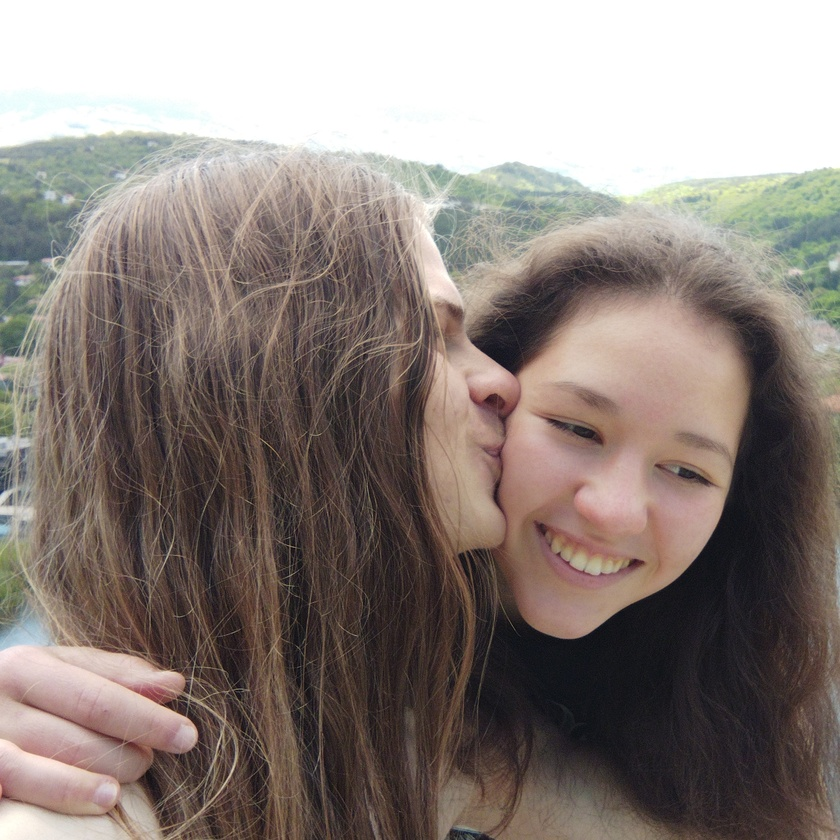
#> input picture oneLineProject/cute_qna_vasko_square.jpg, 840 x 840 px, shrunk from 1888 x 1888 before the run
$ python cliSuperpixel.py
#> lines starting #> are read from the running program, lines starting #| are printed output that depends on the picture
import os
import numpy as np

from PIL import Image, ImageDraw
from skimage.segmentation import slic
from skimage.util import img_as_float
from skimage import io


class Superpixel:
    def __init__(self, average_color, area, center_of_mass):
        self.average_color = average_color
        self.area = area
        self.center_of_mass = center_of_mass


def cli_superpixel_image_export():
    """
    returns the superpixel transformed image
    :return:
    """
    # get image filename
    filename = input("Enter the filename of the image: ")
    while not os.path.isfile(filename):
        filename = input("Enter a valid filename(the image should be in the directory of the file: ")

    # get number of superpixels
    n_pixels = int(input("Enter the number of superpixels(preferably over 2000): "))
    return make_superpixel_image(filename, n_pixels)

def make_superpixel_image(filename, n_pixels):
#> called with filename = 'cute_qna_vasko_square.jpg', n_pixels = 10000
    pil_image = Image.open(filename).convert("LA")
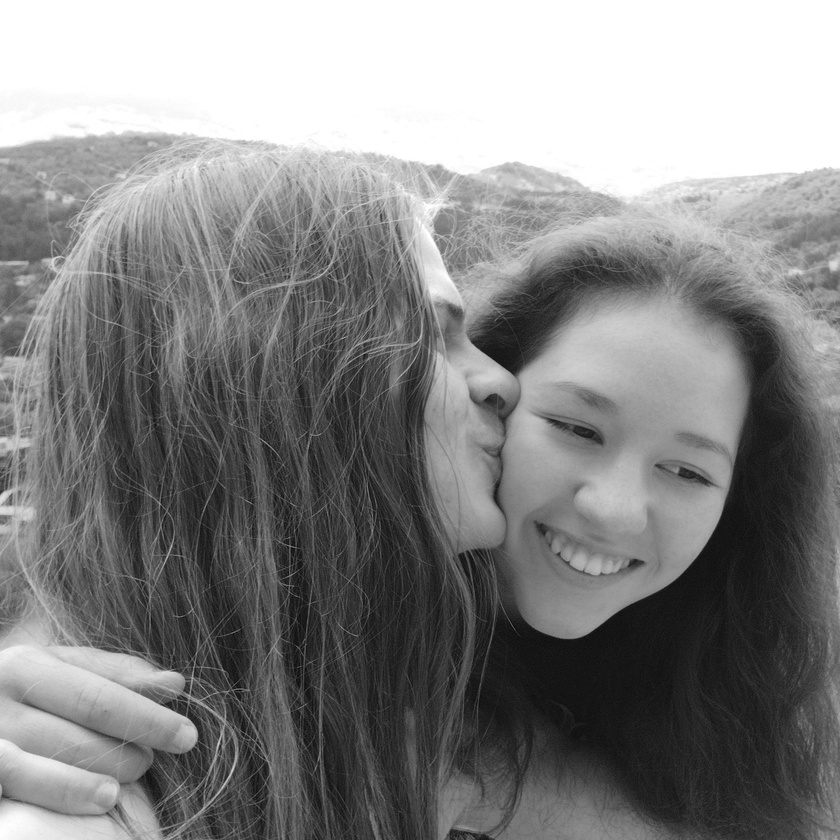
#> pil_image: PIL image 840x840 LA; mean R, G, B, A 132.7, 132.7, 132.7, 255
    pil_pixels = pil_image.load()
    image = img_as_float(io.imread(filename))
    segment_matrix = slic(image, n_pixels, sigma=15, start_label=1)
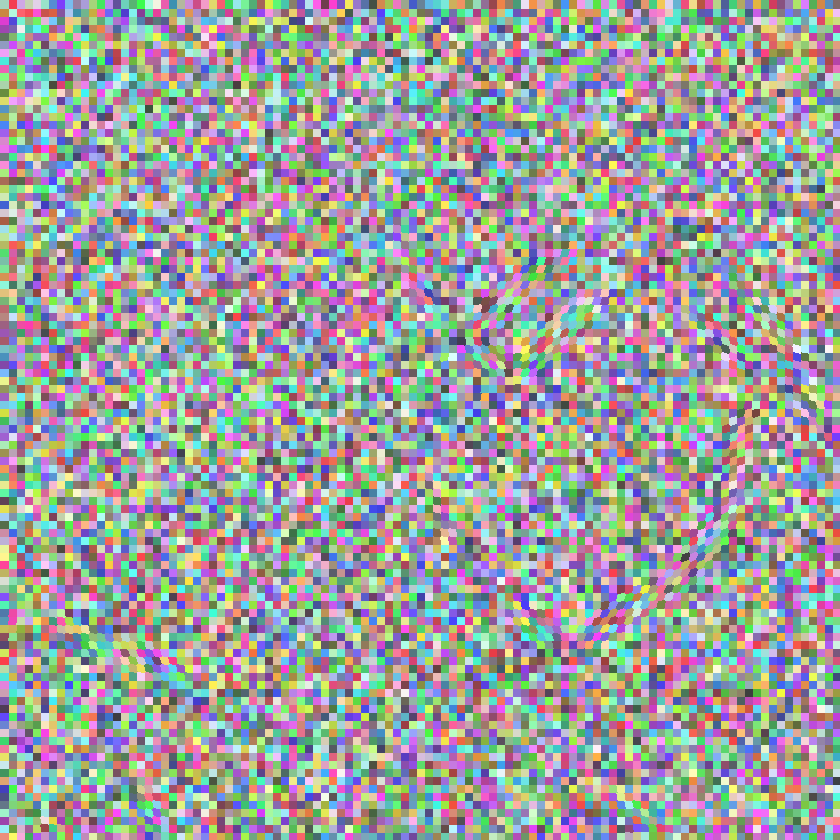
#> segment_matrix: shape (840, 840) int64; 11025 distinct labels, from 1 to 11025; one colour per label, 0 black

    # make new image with averaged color over all the pixels
    shape = segment_matrix.shape
#> shape = (840, 840)
    output_image = Image.new("LA", shape, 0)
#> output_image: PIL image 840x840 LA; every value is 0
    output_pixels = output_image.load()


    superpixels = get_superpixels(segment_matrix, pil_pixels)
#> in get_superpixels, `n_pixels = np.amax(segment_matrix)`: n_pixels = 11025
#> superpixels = 11025 items

    # set output image
    for y in range(shape[0]):
        for x in range(shape[1]):
            output_pixels[x, y] = (superpixels[segment_matrix[y][x]].average_color, 255)

    draw = ImageDraw.Draw(output_image)
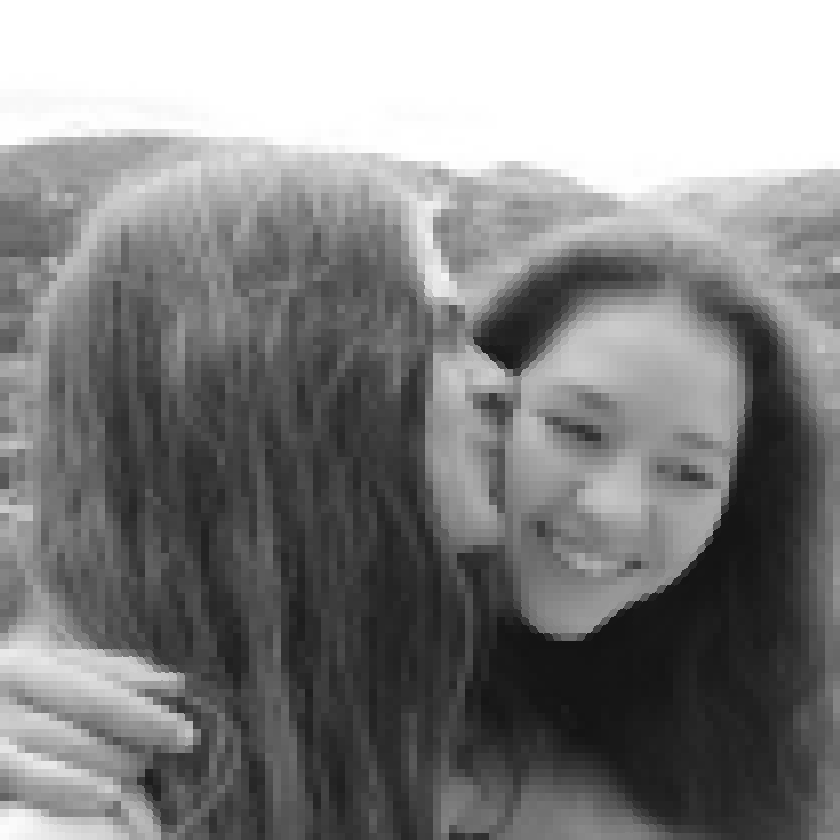
#> output_image: PIL image 840x840 LA; mean R, G, B, A 132.3, 132.3, 132.3, 255
    COM_radius = 1
    for s in superpixels.values():
        draw.ellipse((int(s.center_of_mass[0] - COM_radius), int(s.center_of_mass[1] - COM_radius),
                      int(s.center_of_mass[0] + COM_radius), int(s.center_of_mass[1] + COM_radius)),
                     fill="red")

    output_image.show()
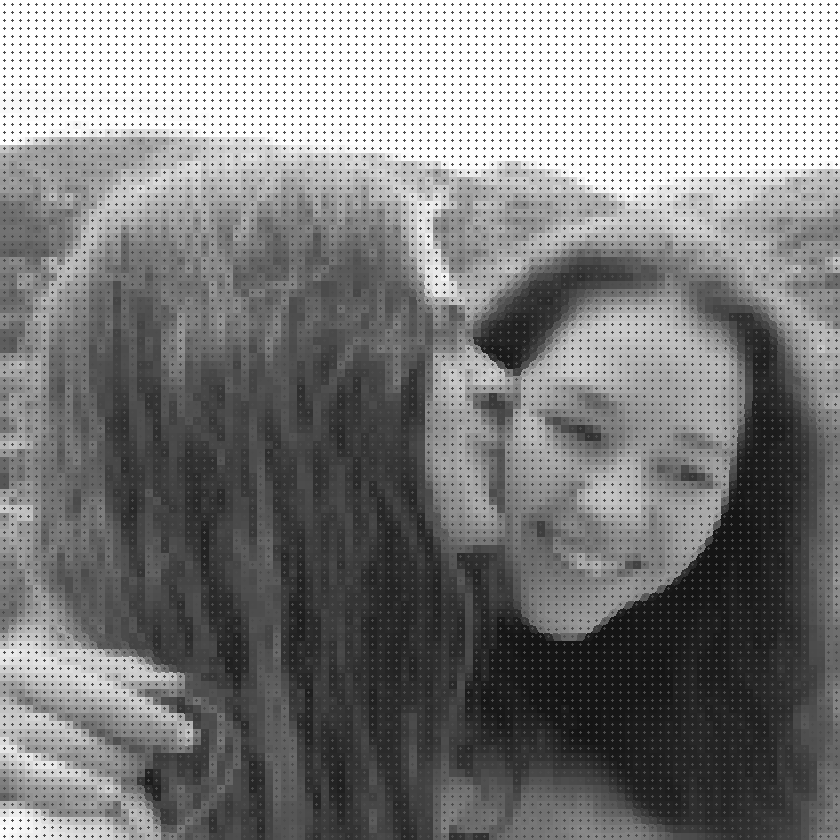
#> shown: PIL image 840x840 LA; mean R, G, B, A 127.9, 127.9, 127.9, 255

def get_superpixels(segment_matrix, pil_pixels):
    """
    returns a dict with keys superpixel index, and values superpixel objects
    :param segmentation_matrix:
    :return:
    """
    n_pixels = np.amax(segment_matrix)
    average_color = {i: 0 for i in range(1, n_pixels + 1)}
    size_of_pixel = {i: 0 for i in range(1, n_pixels + 1)}
    xs = {i: 0 for i in range(1, n_pixels + 1)}
    ys = {i: 0 for i in range(1, n_pixels + 1)}
    center_of_mass = {}
    for y in range(segment_matrix.shape[0]):
        for x in range(segment_matrix.shape[1]):
            size_of_pixel[segment_matrix[y][x]] += 1
            average_color[segment_matrix[y][x]] += pil_pixels[x, y][0]
            xs[segment_matrix[y][x]] += x
            ys[segment_matrix[y][x]] += y

    for superpixel_index in average_color.keys():
        average_color[superpixel_index] = int(average_color[superpixel_index]/size_of_pixel[superpixel_index])
        center_of_mass[superpixel_index] = (xs[superpixel_index]/size_of_pixel[superpixel_index], ys[superpixel_index]/size_of_pixel[superpixel_index])

    superpixels = {i: Superpixel(average_color[i], size_of_pixel[i], center_of_mass[i]) for i in range(1, n_pixels + 1)}
    return superpixels


if __name__ == "__main__":
    make_superpixel_image("cute_qna_vasko_square.jpg", 10000)

$ run again, with oneLineProject/cute_image_1.jpg copied over oneLineProject/cute_qna_vasko_square.jpg
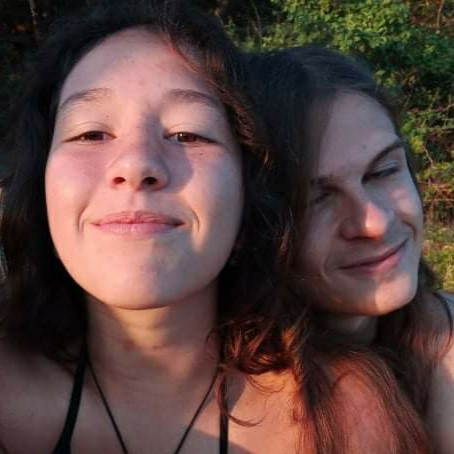
#> input picture oneLineProject/cute_image_1.jpg, 454 x 454 px
#> in make_superpixel_image, `segment_matrix = slic(image, n_pixels, sigma=15, start_label=1)`:
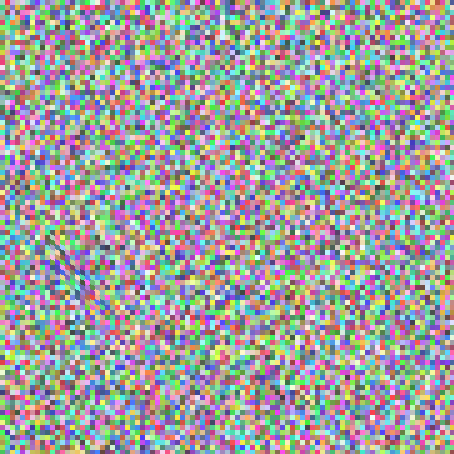
#> segment_matrix: shape (454, 454) int64; 8281 distinct labels, from 1 to 8281; one colour per label, 0 black
#> n_pixels = 8281
#> superpixels = 8281 items
#> in make_superpixel_image, `output_image.show()`:
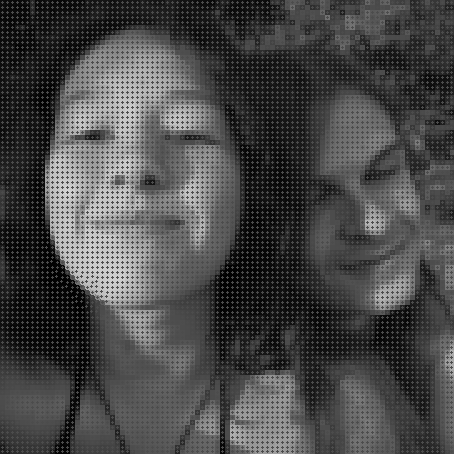
#> shown: PIL image 454x454 LA; mean R, G, B, A 73.2, 73.2, 73.2, 255
